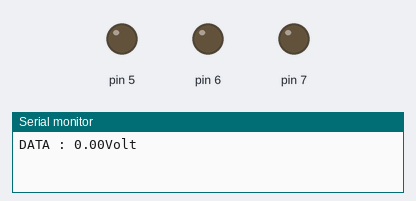
A sketch run on a simulated Arduino Uno, built with avr-gcc and run on an emulated ATmega328P. On the bench: output pins drawn as LEDs (lit = HIGH), the last lines printed to the serial monitor.

Above: at 0.1 s.
At 9.91 s:
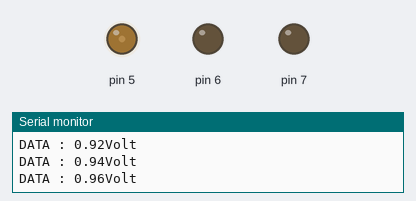
At 19.93 s:
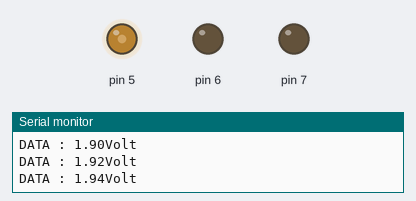
At 39.77 s:
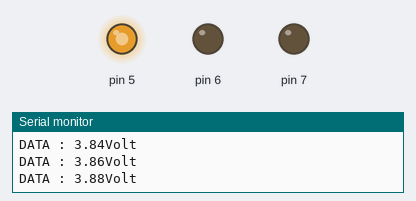
Timing chart, 0 to 40.0 s (numbered marks = the images above):
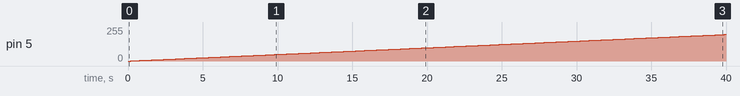

The sketch:

0.For.ino
```cpp
int R=5;
int Y=6;
int G=7;
void setup() {
 Serial.begin (9600);
 for(float i=5; i<=7; i++){
 pinMode(i,OUTPUT);
 }
}

void loop() {
for(float i=0; i<=255; i++) {
  analogWrite(5,i);
  //float hasil=map(i,0,255,0,5);
  float hasil=(5.0/255.0)*i;
  Serial.println("DATA : " + String (hasil) + "Volt");
  delay(200);
}
for(float i=255; i>=0; i--){
  analogWrite(5,i);
  //float hasil=map(i,0,255,0,5);
  float hasil=(5.0/255.0)*i;
  Serial.println("DATA : " + String (hasil) + "Volt");
  delay(200);
}
}
```

Measured:
- by itself, pin 5: moves from 0/255 to 199/255 over 39.7 s
